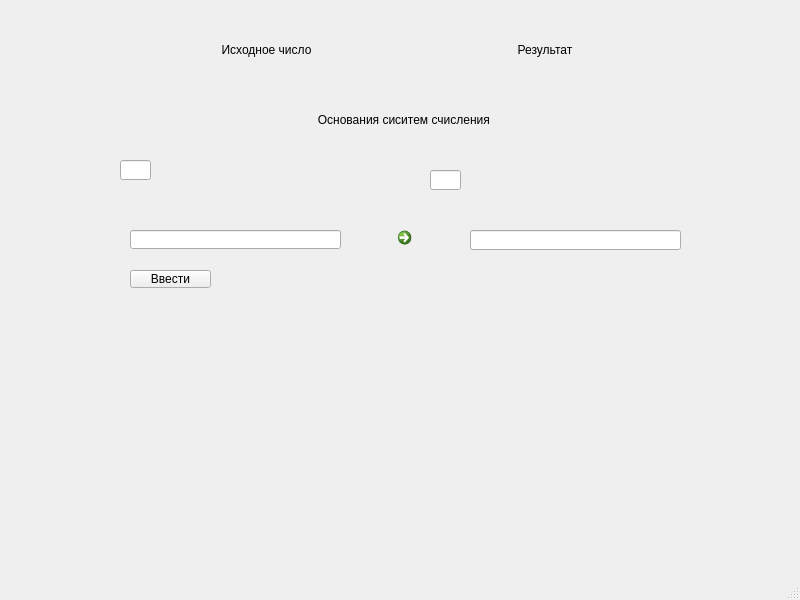
<?xml version="1.0" encoding="UTF-8"?>
<ui version="4.0">
 <class>MainWindow</class>
 <widget class="QMainWindow" name="MainWindow">
  <property name="geometry">
   <rect>
    <x>0</x>
    <y>0</y>
    <width>800</width>
    <height>600</height>
   </rect>
  </property>
  <property name="windowTitle">
   <string>MainWindow</string>
  </property>
  <widget class="QWidget" name="centralwidget">
   <widget class="QPushButton" name="btn_check_valid">
    <property name="geometry">
     <rect>
      <x>130</x>
      <y>270</y>
      <width>81</width>
      <height>18</height>
     </rect>
    </property>
    <property name="text">
     <string>Ввести</string>
    </property>
   </widget>
   <widget class="QLineEdit" name="line_p">
    <property name="geometry">
     <rect>
      <x>120</x>
      <y>160</y>
      <width>31</width>
      <height>20</height>
     </rect>
    </property>
   </widget>
   <widget class="QLineEdit" name="line_my_number">
    <property name="geometry">
     <rect>
      <x>130</x>
      <y>230</y>
      <width>211</width>
      <height>19</height>
     </rect>
    </property>
   </widget>
   <widget class="QLineEdit" name="line_ans_number">
    <property name="geometry">
     <rect>
      <x>470</x>
      <y>230</y>
      <width>211</width>
      <height>20</height>
     </rect>
    </property>
   </widget>
   <widget class="QCommandLinkButton" name="btn_calculate">
    <property name="geometry">
     <rect>
      <x>390</x>
      <y>220</y>
      <width>31</width>
      <height>41</height>
     </rect>
    </property>
    <property name="text">
     <string/>
    </property>
   </widget>
   <widget class="QLineEdit" name="line_q">
    <property name="geometry">
     <rect>
      <x>430</x>
      <y>170</y>
      <width>31</width>
      <height>20</height>
     </rect>
    </property>
   </widget>
   <widget class="QLabel" name="label_3">
    <property name="geometry">
     <rect>
      <x>130</x>
      <y>90</y>
      <width>551</width>
      <height>61</height>
     </rect>
    </property>
    <property name="text">
     <string>&lt;html&gt;&lt;head/&gt;&lt;body&gt;&lt;p align=&quot;center&quot;&gt;  Основания сиситем счисления &lt;/p&gt;&lt;/body&gt;&lt;/html&gt;</string>
    </property>
   </widget>
   <widget class="QWidget" name="horizontalLayoutWidget">
    <property name="geometry">
     <rect>
      <x>130</x>
      <y>20</y>
      <width>551</width>
      <height>61</height>
     </rect>
    </property>
    <layout class="QHBoxLayout" name="horizontalLayout">
     <item>
      <widget class="QLabel" name="label">
       <property name="text">
        <string>&lt;html&gt;&lt;head/&gt;&lt;body&gt;&lt;p align=&quot;center&quot;&gt;Исходное число&lt;/p&gt;&lt;/body&gt;&lt;/html&gt;</string>
       </property>
      </widget>
     </item>
     <item>
      <widget class="QLabel" name="label_2">
       <property name="mouseTracking">
        <bool>true</bool>
       </property>
       <property name="text">
        <string>&lt;html&gt;&lt;head/&gt;&lt;body&gt;&lt;p align=&quot;center&quot;&gt;Результат&lt;/p&gt;&lt;/body&gt;&lt;/html&gt;</string>
       </property>
      </widget>
     </item>
    </layout>
   </widget>
  </widget>
  <widget class="QMenuBar" name="menubar">
   <property name="geometry">
    <rect>
     <x>0</x>
     <y>0</y>
     <width>800</width>
     <height>18</height>
    </rect>
   </property>
  </widget>
  <widget class="QStatusBar" name="statusbar"/>
 </widget>
 <resources/>
 <connections/>
</ui>
